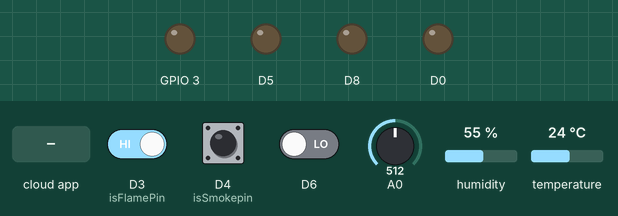
Simulated run of this sketch. Board: ESP8266 (NodeMCU). Shown: output pins drawn as LEDs (lit = HIGH). Inputs (shaded band) come from the test bench; at power-on: D3 (isFlamePin) HIGH, D6 LOW, D4 (isSmokepin) HIGH, A0 = 512, humidity 55 %, temperature 24 °C. WiFi joins after 1.5 s; servers stay silent unless stated; the Firebase database answers and starts empty; what the sketch prints to the serial monitor is not drawn.

Above: at 2.7 s.
2.8 s: D3 (isFlamePin) driven LOW
At 5.2 s:
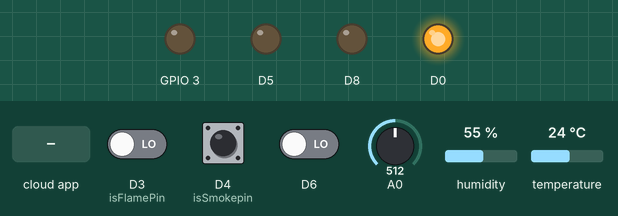
12.7 s: the phone or cloud app sets light to 1
At 15.8 s:
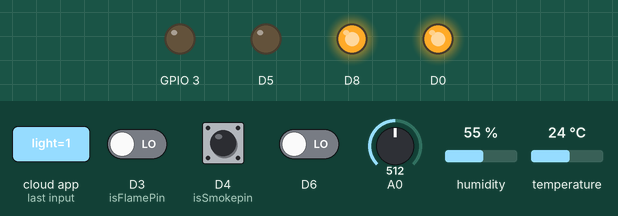
22.6 s: D6 driven HIGH
At 26.8 s:
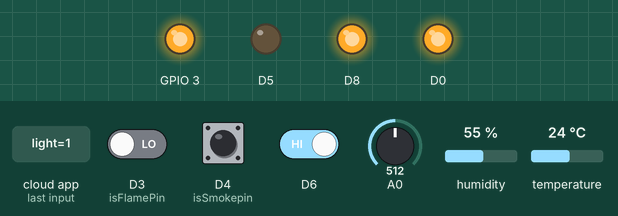
32.5 s: D4 (isSmokepin) pulled LOW for 2.25 s
At 34.0 s:
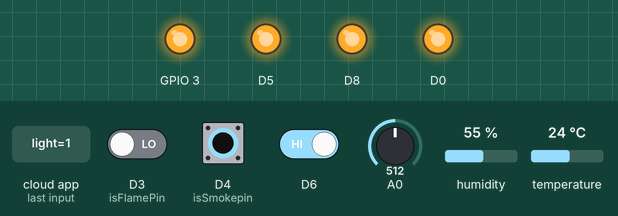
36.2 s: the phone or cloud app sets light to 0
At 37.9 s:
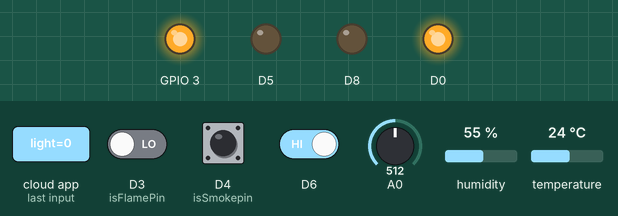
45.9 s: the phone or cloud app sets alarm to 1
At 50.3 s:
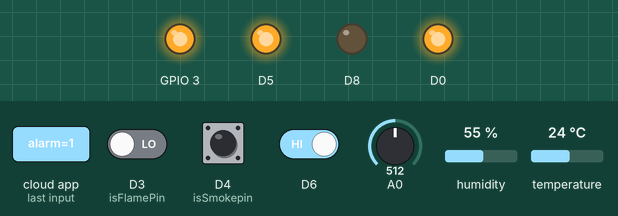
Timing chart, 0 to 56.8 s (numbered marks = the images above; inputs shaded):
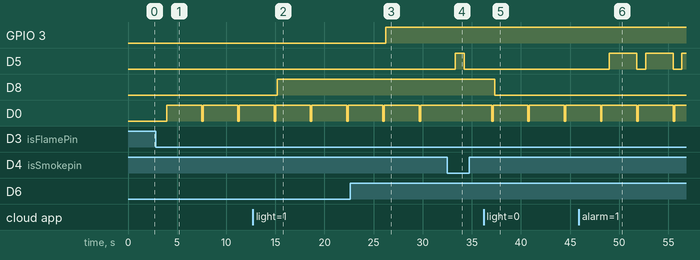

Measured:
- after the input at 2.8 s, D0: alternates HIGH for 3.5 s and LOW for 0.15 s, starting after 1.2 s
- after the input at 12.7 s, D8: LOW → HIGH after 2.5 s
- after the input at 22.6 s, GPIO 3: LOW → HIGH after 3.7 s
- after the input at 32.5 s, D5: LOW → HIGH after 0.83 s, → LOW 0.90 s later; D0: stays HIGH (without the input it goes to LOW after 0.83 s)
- after the input at 36.2 s, D8: HIGH → LOW after 1.1 s
- after the input at 45.9 s, D5: alternates HIGH for 2.8 s and LOW for 0.90 s, starting after 3.1 s

The sketch:

arduino.ino
```cpp
#include <ESP8266WiFi.h>
#include <FirebaseArduino.h>
#include "DHT.h"
#include <IRremoteESP8266.h>
#include <IRsend.h>
#define IR_LED D1
IRsend irsend(IR_LED);
#define FIREBASE_HOST "domain"
#define FIREBASE_AUTH "password"
#define WIFI_SSID "Rammanoj"
#define WIFI_PASSWORD "helloworld"

String email="rammanojpotla@gmail.com";
String password="thisissamplepass";
// Pin Definitions
#define DHTPIN D2
#define DHTTYPE DHT11
DHT dht(DHTPIN, DHTTYPE);
int sensorValue;
int isSmokepin = D4;
int isFlamePin = D3;
int isFlame = HIGH;
int isSmoke = HIGH;
bool smoke1 = 0;
bool smoke2 = 0;
bool flame1 = 0;
bool remote=LOW;
int leng=email.length()-10;

String tru=email.substring(0,leng);
String fin=tru+password;
void setup()
{
    Serial.begin(9600);
    pinMode(D2, INPUT);
    dht.begin();
    while (!Serial) ;
    Serial.println("start");
    WiFi.begin(WIFI_SSID, WIFI_PASSWORD);
    Serial.print("connecting");
    while (WiFi.status() != WL_CONNECTED) {
      Serial.print(".");
      delay(500);
    }
    Serial.println();
    Serial.print("connected: ");
    Firebase.begin(FIREBASE_HOST, FIREBASE_AUTH);
    Serial.println(WiFi.localIP());
    pinMode(isSmokepin, INPUT);
    pinMode(isFlamePin, INPUT);
    pinMode(D8, OUTPUT);
    pinMode(D5, OUTPUT);
    pinMode(D6, INPUT);
    pinMode(D0, OUTPUT);
    pinMode(D9, OUTPUT);
    irsend.begin();
}

void loop()
{
  delay(2000);
  smokeRead();
  smokeDetect();
  flameDetect();
  if (flame1 == 1 || smoke1 == 1 || smoke2 == 1) {
    Serial.println("Warnig, Warning, Warning");
  }
  int bul=Firebase.getInt("users/"+fin+"/light");
  int mosen = digitalRead(D6);
  if(mosen){
    digitalWrite(D9,HIGH);
  }
  else{
    digitalWrite(D9,LOW);
  }
  if(bul){
   digitalWrite(D8,HIGH);
   Serial.println(bul);
  }
  else{
    digitalWrite(D8,LOW);
  }
  int trp=Firebase.getInt("users/"+fin+"/trp");
  if(trp==1){
   irsend.sendSony(0xa90, 12, 2);
   Firebase.setInt("users/"+fin+"/trp",0);
  }
  int trpup=Firebase.getInt("users/"+fin+"/trpup");
  if(trpup==1){
   irsend.sendSony(0x0025D5AC5F, 40, 2);
   Firebase.setInt("users/"+fin+"/trpup",0);
  }
  int trpdown=Firebase.getInt("users/"+fin+"/trpdown");
  if(trpdown==1){
   irsend.sendSony(0x00FFE01FUL, 40, 2);
   Firebase.setInt("users/"+fin+"/trpdown",0);
  }
  int all=Firebase.getInt("users/"+fin+"/alarm");
  Serial.println(all);
  if(all){
   digitalWrite(D5,HIGH);
  }
  else{
    digitalWrite(D5,LOW);
  }
  float h = dht.readHumidity();
  float t = dht.readTemperature();
  float f = dht.readTemperature(true);
  if (isnan(h) || isnan(t) || isnan(f)) {
    Serial.println("Failed to read from DHT sensor!");
  }
  float hif = dht.computeHeatIndex(f, h);
  float hic = dht.computeHeatIndex(t, h, false);
  if(Firebase.getInt("users/"+fin+"/temperature")!=2147483647){
  Firebase.setInt("users/"+fin+"/temperature",t);
  Firebase.setInt("users/"+fin+"/humidity",h);
  }
  Serial.print("Humidity: ");
  Serial.print(h);
  Serial.print(" %\t");
  Serial.print("Temperature: ");
  Serial.print(t);
  Serial.print(" *C ");
  Serial.print(f);
  Serial.print(" *F\t");
  Serial.print("Heat index: ");
  Serial.print(hic);
  Serial.print(" *C ");
  Serial.print(hif);
  Serial.println(" *F");
}

//////////////////////////////////

void smokeDetect() {
  isSmoke = digitalRead(isSmokepin);
  if (isSmoke == LOW) {
    smoke1 = 1;
    Serial.println("SMOKE, SMOKE, SMOKE");
    Firebase.setInt("users/"+fin+"/DigitalSmoke",1);
    digitalWrite(D5,HIGH);
    digitalWrite(D0,HIGH);
  } else {
    smoke1 = 0;
    Firebase.setInt("users/"+fin+"/DigitalSmoke",0);
    Serial.println("NO SMOKE");
    digitalWrite(D5,LOW);
    digitalWrite(D0,LOW);
  }
}

void flameDetect() {
  isFlame = digitalRead(isFlamePin);
  if (isFlame == LOW) {
    flame1 = 1;
    Serial.println("FLAME, FLAME, FLAME");
    Firebase.setInt("users/"+fin+"/fire",1);
    digitalWrite(D0,HIGH);
  } else {
    flame1 = 0;
    Firebase.setInt("users/"+fin+"/fire",0);
    digitalWrite(D0,LOW);
    Serial.println("no flame");
  }
}

void smokeRead() {
  sensorValue = analogRead(A0);
  Serial.println(sensorValue);
  if (sensorValue > 250) {
    smoke2 = 1;
    Serial.println("SMOKE, SMOKE, SMOKE");
    Firebase.setInt("users/"+fin+"/AnalogSmoke",1);
  } else {
    smoke2 = 0;
    Firebase.setInt("users/"+fin+"/AnalogSmoke",0);
    Serial.println("NO SMOKE");
  }
}
```
